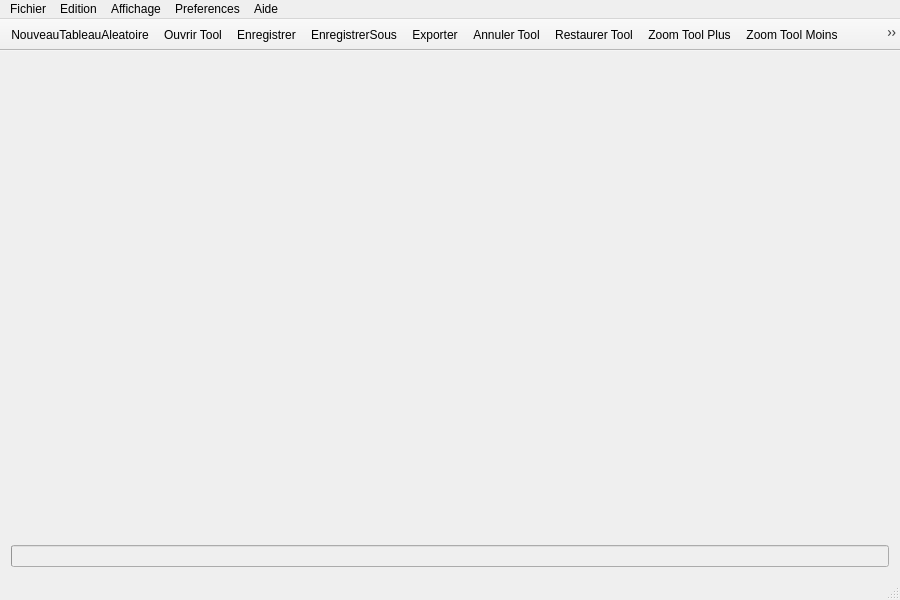
<?xml version="1.0" encoding="UTF-8"?>
<ui version="4.0">
 <class>ToolBar</class>
 <widget class="QMainWindow" name="ToolBar">
  <property name="geometry">
   <rect>
    <x>0</x>
    <y>0</y>
    <width>900</width>
    <height>600</height>
   </rect>
  </property>
  <property name="minimumSize">
   <size>
    <width>900</width>
    <height>600</height>
   </size>
  </property>
  <property name="windowTitle">
   <string>ToolBar</string>
  </property>
  <widget class="QWidget" name="centralWidget">
   <layout class="QVBoxLayout" name="verticalLayout">
    <item>
     <widget class="QWidget" name="widget" native="true">
      <property name="minimumSize">
       <size>
        <width>0</width>
        <height>539</height>
       </size>
      </property>
     </widget>
    </item>
    <item>
     <widget class="QProgressBar" name="progressBar">
      <property name="enabled">
       <bool>false</bool>
      </property>
      <property name="value">
       <number>0</number>
      </property>
      <property name="alignment">
       <set>Qt::AlignBottom|Qt::AlignRight|Qt::AlignTrailing</set>
      </property>
      <property name="textVisible">
       <bool>false</bool>
      </property>
     </widget>
    </item>
   </layout>
  </widget>
  <widget class="QMenuBar" name="menuBar">
   <property name="geometry">
    <rect>
     <x>0</x>
     <y>0</y>
     <width>900</width>
     <height>22</height>
    </rect>
   </property>
   <property name="sizePolicy">
    <sizepolicy hsizetype="Expanding" vsizetype="Expanding">
     <horstretch>0</horstretch>
     <verstretch>0</verstretch>
    </sizepolicy>
   </property>
   <property name="nativeMenuBar">
    <bool>false</bool>
   </property>
   <widget class="QMenu" name="menuFichier">
    <property name="title">
     <string>Fichier</string>
    </property>
    <addaction name="actionNouveauTableauAleatoire"/>
    <addaction name="actionOuvrirTableau"/>
    <addaction name="separator"/>
    <addaction name="actionSauvegarder"/>
    <addaction name="actionEnregistrerSous"/>
    <addaction name="actionExporter"/>
    <addaction name="actionApercuAvantImpression"/>
    <addaction name="actionImprimer"/>
   </widget>
   <widget class="QMenu" name="menuEdition">
    <property name="title">
     <string>Edition</string>
    </property>
    <addaction name="actionAnnuler"/>
    <addaction name="actionRestaurer"/>
    <addaction name="separator"/>
    <addaction name="actionToutSelectionner"/>
    <addaction name="separator"/>
    <addaction name="actionCopier"/>
    <addaction name="separator"/>
    <addaction name="actionFusionner"/>
    <addaction name="actionChoisirCouleurs"/>
   </widget>
   <widget class="QMenu" name="menuAffichage">
    <property name="title">
     <string>Affichage</string>
    </property>
    <addaction name="actionZoomPlus"/>
    <addaction name="actionZoomMoins"/>
    <addaction name="actionImageTailleReelle"/>
    <addaction name="actionPleinEcran"/>
    <addaction name="separator"/>
    <addaction name="actionBarreDEtat"/>
    <addaction name="actionBarreDOutils"/>
   </widget>
   <widget class="QMenu" name="menuPreferences">
    <property name="title">
     <string>Preferences</string>
    </property>
    <addaction name="actionModeSombre"/>
    <addaction name="separator"/>
    <addaction name="actionLangues"/>
    <addaction name="separator"/>
   </widget>
   <widget class="QMenu" name="menuAide">
    <property name="title">
     <string>Aide</string>
    </property>
    <addaction name="actionManuelAide"/>
    <addaction name="actionAbout"/>
   </widget>
   <addaction name="menuFichier"/>
   <addaction name="menuEdition"/>
   <addaction name="menuAffichage"/>
   <addaction name="menuPreferences"/>
   <addaction name="menuAide"/>
  </widget>
  <widget class="QToolBar" name="toolBar">
   <property name="sizePolicy">
    <sizepolicy hsizetype="Expanding" vsizetype="Preferred">
     <horstretch>0</horstretch>
     <verstretch>0</verstretch>
    </sizepolicy>
   </property>
   <property name="minimumSize">
    <size>
     <width>32</width>
     <height>32</height>
    </size>
   </property>
   <property name="windowTitle">
    <string>toolBar</string>
   </property>
   <property name="movable">
    <bool>false</bool>
   </property>
   <attribute name="toolBarArea">
    <enum>TopToolBarArea</enum>
   </attribute>
   <attribute name="toolBarBreak">
    <bool>false</bool>
   </attribute>
   <addaction name="actionNouveauTableauAleatoireTool"/>
   <addaction name="actionOuvrirTool"/>
   <addaction name="actionEnregistrerTool"/>
   <addaction name="actionEnregistrerSousTool"/>
   <addaction name="actionExporterTool"/>
   <addaction name="actionAnnulerTool"/>
   <addaction name="actionRestaurerTool"/>
   <addaction name="actionZoomPlusTool"/>
   <addaction name="actionZoomMoinsTool"/>
   <addaction name="actionFusionTool"/>
   <addaction name="actionChoisirCouleurTool"/>
  </widget>
  <widget class="QStatusBar" name="barreDeStatut"/>
  <action name="actionNouveauTableauAleatoire">
   <property name="icon">
    <iconset>
     <normaloff>../Icones/icons8-ajouter-48.png</normaloff>../Icones/icons8-ajouter-48.png</iconset>
   </property>
   <property name="text">
    <string>Nouveau tableau aleatoire...</string>
   </property>
   <property name="shortcut">
    <string>Ctrl+N</string>
   </property>
  </action>
  <action name="actionOuvrirTableau">
   <property name="icon">
    <iconset>
     <normaloff>../Icones/icons8-ajouter-un-onglet-48(1).png</normaloff>../Icones/icons8-ajouter-un-onglet-48(1).png</iconset>
   </property>
   <property name="text">
    <string>Ouvrir tableau...</string>
   </property>
   <property name="shortcut">
    <string>Ctrl+O</string>
   </property>
  </action>
  <action name="actionSauvegarder">
   <property name="icon">
    <iconset>
     <normaloff>../Icones/icons8-sauvegarder-48.png</normaloff>../Icones/icons8-sauvegarder-48.png</iconset>
   </property>
   <property name="text">
    <string>Enregistrer</string>
   </property>
   <property name="shortcut">
    <string>Ctrl+S</string>
   </property>
  </action>
  <action name="actionExporter">
   <property name="icon">
    <iconset>
     <normaloff>../Icones/icons8-image-entière-48.png</normaloff>../Icones/icons8-image-entière-48.png</iconset>
   </property>
   <property name="text">
    <string>Exporter...</string>
   </property>
  </action>
  <action name="actionImprimer">
   <property name="text">
    <string>Imprimer...</string>
   </property>
   <property name="shortcut">
    <string>Ctrl+P</string>
   </property>
  </action>
  <action name="actionAnnuler">
   <property name="icon">
    <iconset>
     <normaloff>../Icones/icons8-annuler-48.png</normaloff>../Icones/icons8-annuler-48.png</iconset>
   </property>
   <property name="text">
    <string>Annuler</string>
   </property>
   <property name="shortcut">
    <string>Ctrl+Z</string>
   </property>
  </action>
  <action name="actionRestaurer">
   <property name="icon">
    <iconset>
     <normaloff>../Icones/icons8-refaire-48.png</normaloff>../Icones/icons8-refaire-48.png</iconset>
   </property>
   <property name="text">
    <string>Restaurer</string>
   </property>
   <property name="shortcut">
    <string>Ctrl+Y</string>
   </property>
  </action>
  <action name="actionZoomPlus">
   <property name="icon">
    <iconset>
     <normaloff>../Icones/icons8-zoomer-48.png</normaloff>../Icones/icons8-zoomer-48.png</iconset>
   </property>
   <property name="text">
    <string>Zoom avant</string>
   </property>
   <property name="shortcut">
    <string>Ctrl++</string>
   </property>
  </action>
  <action name="actionZoomMoins">
   <property name="icon">
    <iconset>
     <normaloff>../Icones/icons8-dézoomer-48.png</normaloff>../Icones/icons8-dézoomer-48.png</iconset>
   </property>
   <property name="text">
    <string>Zoom arriere</string>
   </property>
   <property name="shortcut">
    <string>Ctrl+-</string>
   </property>
  </action>
  <action name="actionPleinEcran">
   <property name="text">
    <string>Plein ecran</string>
   </property>
   <property name="shortcut">
    <string>F11</string>
   </property>
  </action>
  <action name="actionBarreDEtat">
   <property name="checkable">
    <bool>true</bool>
   </property>
   <property name="checked">
    <bool>true</bool>
   </property>
   <property name="text">
    <string>Barre d'etats</string>
   </property>
  </action>
  <action name="actionBarreDOutils">
   <property name="checkable">
    <bool>true</bool>
   </property>
   <property name="checked">
    <bool>true</bool>
   </property>
   <property name="text">
    <string>Barre d'outils</string>
   </property>
  </action>
  <action name="actionModeSombre">
   <property name="checkable">
    <bool>true</bool>
   </property>
   <property name="text">
    <string>Mode sombre</string>
   </property>
   <property name="shortcut">
    <string>Ctrl+D</string>
   </property>
  </action>
  <action name="actionLangues">
   <property name="text">
    <string>Langues...</string>
   </property>
  </action>
  <action name="actionAbout">
   <property name="text">
    <string>A propos...</string>
   </property>
  </action>
  <action name="actionToutSelectionner">
   <property name="text">
    <string>Tout selectionner</string>
   </property>
   <property name="shortcut">
    <string>Ctrl+A</string>
   </property>
  </action>
  <action name="actionCopier">
   <property name="text">
    <string>Copier</string>
   </property>
   <property name="shortcut">
    <string>Ctrl+C</string>
   </property>
  </action>
  <action name="actionAnnulerTool">
   <property name="icon">
    <iconset>
     <normaloff>../Icones/icons8-annuler-48.png</normaloff>../Icones/icons8-annuler-48.png</iconset>
   </property>
   <property name="text">
    <string>Annuler Tool</string>
   </property>
   <property name="toolTip">
    <string>Annuler</string>
   </property>
   <property name="font">
    <font/>
   </property>
   <property name="shortcut">
    <string>Ctrl+Z</string>
   </property>
  </action>
  <action name="actionRestaurerTool">
   <property name="enabled">
    <bool>true</bool>
   </property>
   <property name="icon">
    <iconset>
     <normaloff>../Icones/icons8-refaire-48.png</normaloff>../Icones/icons8-refaire-48.png</iconset>
   </property>
   <property name="text">
    <string>Restaurer Tool</string>
   </property>
   <property name="shortcut">
    <string>Ctrl+Y</string>
   </property>
   <property name="visible">
    <bool>true</bool>
   </property>
  </action>
  <action name="actionZoomPlusTool">
   <property name="icon">
    <iconset>
     <normaloff>../Icones/icons8-zoomer-48.png</normaloff>../Icones/icons8-zoomer-48.png</iconset>
   </property>
   <property name="text">
    <string>Zoom Tool Plus</string>
   </property>
  </action>
  <action name="actionZoomMoinsTool">
   <property name="icon">
    <iconset>
     <normaloff>../Icones/icons8-dézoomer-48.png</normaloff>../Icones/icons8-dézoomer-48.png</iconset>
   </property>
   <property name="text">
    <string>Zoom Tool Moins</string>
   </property>
  </action>
  <action name="actionFusionTool">
   <property name="icon">
    <iconset>
     <normaloff>../Icones/icons8-pincer-48.png</normaloff>../Icones/icons8-pincer-48.png</iconset>
   </property>
   <property name="text">
    <string>Fusion Tool</string>
   </property>
  </action>
  <action name="actionOuvrirTool">
   <property name="icon">
    <iconset>
     <normaloff>../Icones/icons8-ajouter-un-onglet-48(1).png</normaloff>../Icones/icons8-ajouter-un-onglet-48(1).png</iconset>
   </property>
   <property name="text">
    <string>Ouvrir Tool</string>
   </property>
  </action>
  <action name="actionChoisirCouleurTool">
   <property name="icon">
    <iconset>
     <normaloff>../Icones/icons8-cercle-rvb-40.png</normaloff>../Icones/icons8-cercle-rvb-40.png</iconset>
   </property>
   <property name="text">
    <string>Choisir Couleur Tool</string>
   </property>
  </action>
  <action name="actionFusionner">
   <property name="icon">
    <iconset>
     <normaloff>../Icones/icons8-pincer-48.png</normaloff>../Icones/icons8-pincer-48.png</iconset>
   </property>
   <property name="text">
    <string>Fusionner</string>
   </property>
   <property name="shortcut">
    <string>Ctrl+M</string>
   </property>
  </action>
  <action name="actionEnregistrerSous">
   <property name="icon">
    <iconset>
     <normaloff>../Icones/icons8-enregistrer-sous-48.png</normaloff>../Icones/icons8-enregistrer-sous-48.png</iconset>
   </property>
   <property name="text">
    <string>Enregistrer sous...</string>
   </property>
   <property name="shortcut">
    <string>Ctrl+Shift+S</string>
   </property>
  </action>
  <action name="actionImageTailleReelle">
   <property name="icon">
    <iconset>
     <normaloff>../Icones/icons8-zoom-taille-réelle-48.png</normaloff>../Icones/icons8-zoom-taille-réelle-48.png</iconset>
   </property>
   <property name="text">
    <string>Image taille réelle </string>
   </property>
   <property name="shortcut">
    <string>Ctrl+0</string>
   </property>
  </action>
  <action name="actionManuelAide">
   <property name="icon">
    <iconset>
     <normaloff>../Icones/icons8-aide-48.png</normaloff>../Icones/icons8-aide-48.png</iconset>
   </property>
   <property name="text">
    <string>Manuel d'aide...</string>
   </property>
   <property name="shortcut">
    <string>F1</string>
   </property>
  </action>
  <action name="actionApercuAvantImpression">
   <property name="text">
    <string>Aperçu avant impression</string>
   </property>
   <property name="shortcut">
    <string>Ctrl+Shift+P</string>
   </property>
  </action>
  <action name="actionChoisirCouleurs">
   <property name="icon">
    <iconset>
     <normaloff>../Icones/icons8-cercle-rvb-40.png</normaloff>../Icones/icons8-cercle-rvb-40.png</iconset>
   </property>
   <property name="text">
    <string>Changer la couleur d'un noeud</string>
   </property>
  </action>
  <action name="actionEnregistrerTool">
   <property name="icon">
    <iconset>
     <normaloff>../Icones/icons8-sauvegarder-48.png</normaloff>../Icones/icons8-sauvegarder-48.png</iconset>
   </property>
   <property name="text">
    <string>Enregistrer</string>
   </property>
   <property name="toolTip">
    <string>Enregistrer</string>
   </property>
   <property name="shortcut">
    <string>Ctrl+S</string>
   </property>
  </action>
  <action name="actionEnregistrerSousTool">
   <property name="icon">
    <iconset>
     <normaloff>../Icones/icons8-enregistrer-sous-48.png</normaloff>../Icones/icons8-enregistrer-sous-48.png</iconset>
   </property>
   <property name="text">
    <string>EnregistrerSous</string>
   </property>
   <property name="shortcut">
    <string>Ctrl+Shift+S</string>
   </property>
  </action>
  <action name="actionNouveauTableauAleatoireTool">
   <property name="icon">
    <iconset>
     <normaloff>../Icones/icons8-ajouter-48.png</normaloff>../Icones/icons8-ajouter-48.png</iconset>
   </property>
   <property name="text">
    <string>NouveauTableauAleatoire</string>
   </property>
   <property name="shortcut">
    <string>Ctrl+N</string>
   </property>
  </action>
  <action name="actionExporterTool">
   <property name="icon">
    <iconset>
     <normaloff>../Icones/icons8-image-entière-48.png</normaloff>../Icones/icons8-image-entière-48.png</iconset>
   </property>
   <property name="text">
    <string>Exporter</string>
   </property>
  </action>
 </widget>
 <layoutdefault spacing="6" margin="11"/>
 <resources/>
 <connections/>
</ui>
